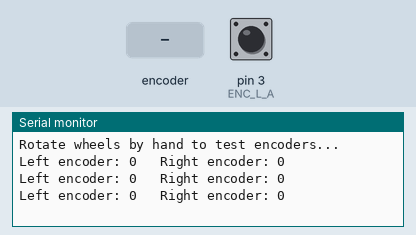
Recording of a sketch running on a simulated Arduino Uno, built with avr-gcc and run on an emulated ATmega328P. Shown: the last lines printed to the serial monitor. Inputs (shaded band) come from the test bench; at power-on: pin 3 (ENC_L_A) HIGH.

Above: at 1.2 s.
1.3 s: rotary encoder on pin 3 (ENC_L_A) / pin 2 (ENC_L_B) turned 1 step (first pin leading)
At 1.9 s:
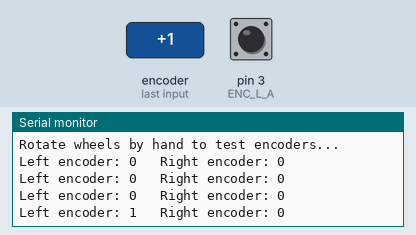
3.0 s: rotary encoder on pin 3 (ENC_L_A) / pin 2 (ENC_L_B) turned 1 step (first pin leading)
At 3.9 s:
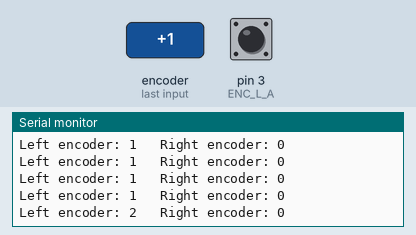
Timing chart, 0 to 6.0 s (numbered marks = the images above; inputs shaded):
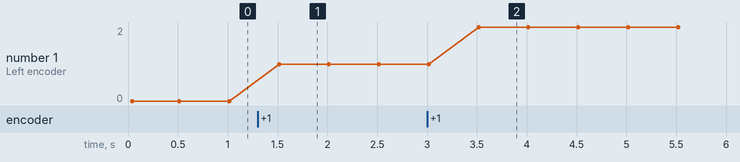

The sketch:

test_encoders.ino
```cpp
#define ENC_L_A 3
#define ENC_L_B 2
#define ENC_R_A 19
#define ENC_R_B 18

volatile long leftCount = 0;
volatile long rightCount = 0;

void leftEncoder() {
  leftCount++;
}

void rightEncoder() {
  rightCount++;
}

void setup() {
  Serial.begin(9600);

  pinMode(ENC_L_A, INPUT_PULLUP);
  pinMode(ENC_L_B, INPUT_PULLUP);
  pinMode(ENC_R_A, INPUT_PULLUP);
  pinMode(ENC_R_B, INPUT_PULLUP);

  attachInterrupt(digitalPinToInterrupt(ENC_L_A), leftEncoder, RISING);
  attachInterrupt(digitalPinToInterrupt(ENC_R_A), rightEncoder, RISING);

  Serial.println("Rotate wheels by hand to test encoders...");
}

void loop() {
  Serial.print("Left encoder: ");
  Serial.print(leftCount);
  Serial.print("   Right encoder: ");
  Serial.println(rightCount);
  delay(500);
}
```

Measured:
- after the input at 1.3 s, the serial monitor: prints a new line after 0.22 s (image 1)
- after the input at 3.0 s, the serial monitor: prints a new line after 0.52 s (image 2)
- plotted number 1: 0 → 1 after the input at 1.3 s, 1 → 2 after the input at 3.0 s
